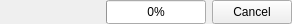
<?xml version="1.0" encoding="UTF-8"?>
<ui version="4.0">
 <class>ProgressStatusWidget</class>
 <widget class="QWidget" name="ProgressStatusWidget">
  <property name="geometry">
   <rect>
    <x>0</x>
    <y>0</y>
    <width>287</width>
    <height>24</height>
   </rect>
  </property>
  <layout class="QHBoxLayout" name="horizontalLayout">
   <property name="leftMargin">
    <number>0</number>
   </property>
   <property name="topMargin">
    <number>0</number>
   </property>
   <property name="rightMargin">
    <number>0</number>
   </property>
   <property name="bottomMargin">
    <number>0</number>
   </property>
   <item>
    <widget class="QLabel" name="_label">
     <property name="minimumSize">
      <size>
       <width>100</width>
       <height>0</height>
      </size>
     </property>
     <property name="alignment">
      <set>Qt::AlignRight|Qt::AlignTrailing|Qt::AlignVCenter</set>
     </property>
    </widget>
   </item>
   <item>
    <widget class="QProgressBar" name="_progressBar">
     <property name="sizePolicy">
      <sizepolicy hsizetype="Preferred" vsizetype="Preferred">
       <horstretch>0</horstretch>
       <verstretch>0</verstretch>
      </sizepolicy>
     </property>
     <property name="minimumSize">
      <size>
       <width>100</width>
       <height>0</height>
      </size>
     </property>
     <property name="maximumSize">
      <size>
       <width>150</width>
       <height>16777215</height>
      </size>
     </property>
     <property name="value">
      <number>0</number>
     </property>
     <property name="alignment">
      <set>Qt::AlignCenter</set>
     </property>
    </widget>
   </item>
   <item>
    <widget class="QPushButton" name="_button">
     <property name="sizePolicy">
      <sizepolicy hsizetype="Minimum" vsizetype="Preferred">
       <horstretch>0</horstretch>
       <verstretch>0</verstretch>
      </sizepolicy>
     </property>
     <property name="text">
      <string>Cancel</string>
     </property>
    </widget>
   </item>
  </layout>
 </widget>
 <resources/>
 <connections/>
</ui>
